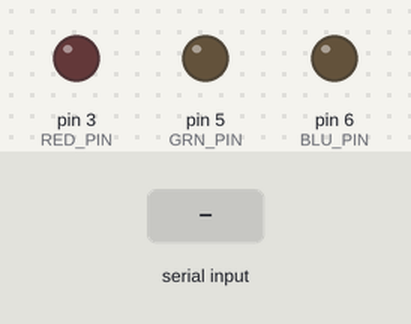
Recording of a sketch running on a simulated Arduino Uno, built with avr-gcc and run on an emulated ATmega328P. Parts: output pins drawn as LEDs (lit = HIGH). The test bench sets the inputs (shaded band). What the sketch prints to the serial monitor is not drawn.

Above: at 1.2 s.
1.3 s: "90,45\n" received over Serial
At 3.7 s:
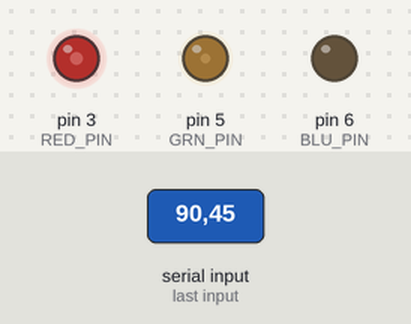
Timing chart, 0 to 5.2 s (numbered marks = the images above; inputs shaded):
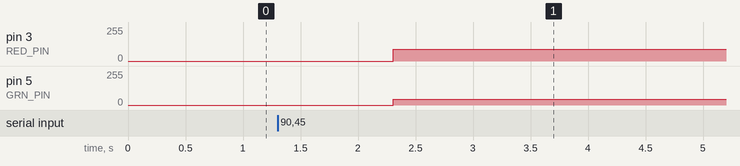

The sketch:

RGB_diode.ino
```cpp
#include <Wire.h>

// Constants with RGB diode pins
int RED_PIN = 3;
int GRN_PIN = 5;
int BLU_PIN = 6;

void setup() {
  // Initiating the serial monitor
  Serial.begin(9600);

  // Declaration of pins as output
  pinMode(RED_PIN, OUTPUT);
  pinMode(GRN_PIN, OUTPUT);
  pinMode(BLU_PIN, OUTPUT);
}

int readNumberFromSerial(String color) {
  Serial.print(color + " : ");
  // While serial input is not available, do nothing (wait)
  while(!Serial.available()){}

  int value = Serial.parseInt();
  if(value >= 0 && value < 256) {
    Serial.println(value);
    return value;
  }

  // If the parsed integer is not within required range, use recursion to
  // try to read the value for current color again
  Serial.println("Invalid input, number must be in interval <0,255>");
  return readNumberFromSerial(color);
}

void lightUpRGB(int red, int grn, int blu) {
  analogWrite(RED_PIN, red);
  analogWrite(GRN_PIN, grn);
  analogWrite(BLU_PIN, blu);
}

void loop() {
  Serial.println("Enter brightness for individual colors:");

  // Variables defining brightness, must be in range <0,255>
  int redBrightness = readNumberFromSerial("Red");
  int grnBrightness = readNumberFromSerial("Green");
  int bluBrightness = readNumberFromSerial("Blue");

  lightUpRGB(redBrightness, grnBrightness, bluBrightness);

  // Wait 5 seconds before asking for new colors again
  delay(5000);
}
```

Measured:
- after the input at 1.3 s, pin 3 (RED_PIN): 0/255 → 90/255 after 1.0 s; pin 5 (GRN_PIN): 0/255 → 45/255 after 1.0 s
